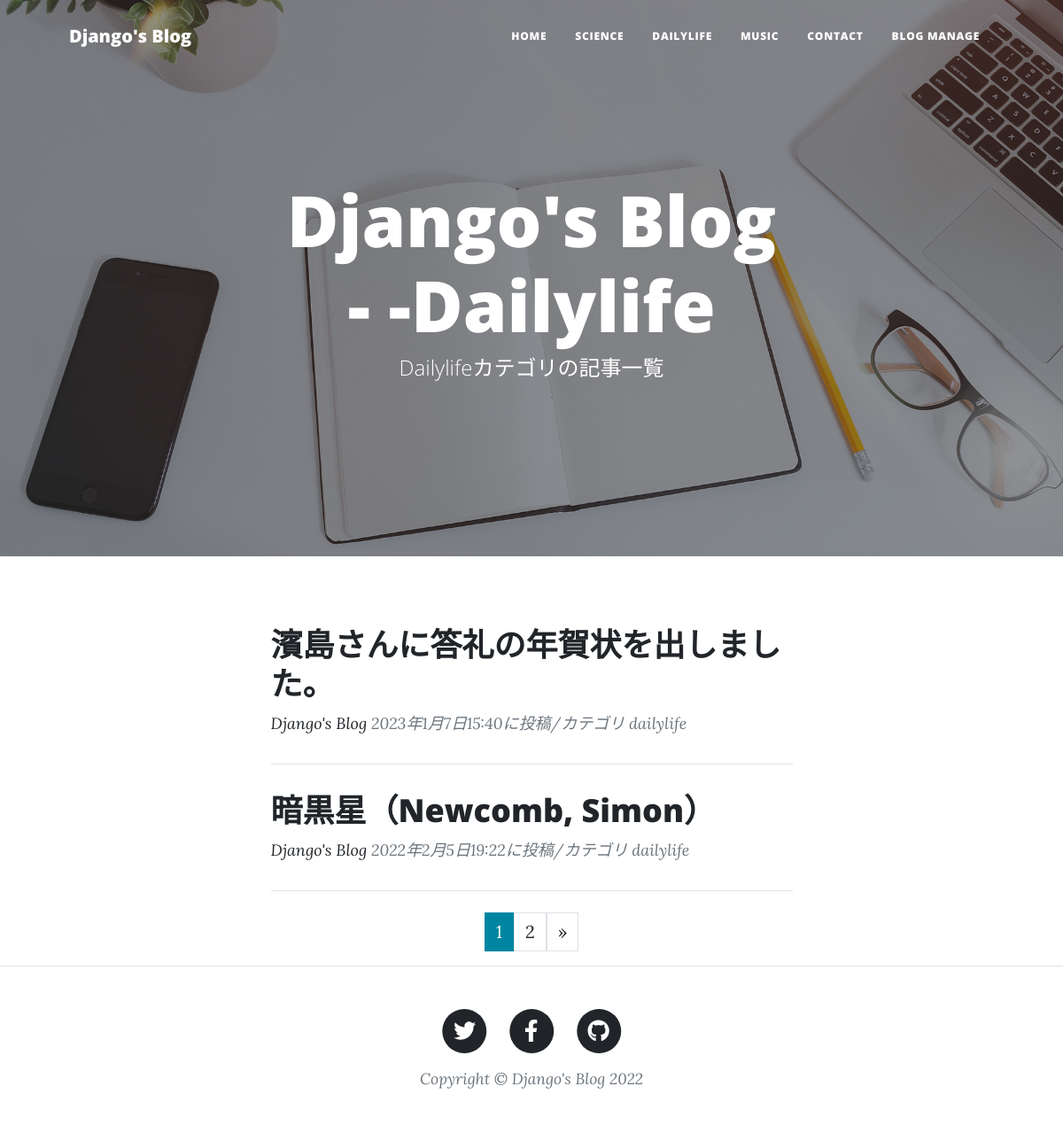
/dailylife-list/, run on the app's committed database.
### blogapp/models.py (models this page shows, shortened)
class BlogPost(models.Model):
    CATEGORY = (
        ('science', '科学のこと'),
        ('dailylife', '日常のこと'),
        ('music', '音楽のこと'),
    )
    title = models.CharField(
        verbose_name='タイトル',
        max_length=200
    )
    content = models.TextField(
        verbose_name='本文'
    )
    posted_at = models.DateTimeField(
        verbose_name='投稿日時',
        auto_now_add=True
    )
    category = models.CharField(
        verbose_name='カテゴリー',
        max_length=50,
        choices=CATEGORY
    )

### blogapp/views.py (the view)
# urls.py: path('dailylife-list/', views.DailylifeView.as_view(), name='dailylife_list'),
class DailylifeView(ListView):
    template_name = 'dailylife_list.html'
    model = BlogPost
    context_object_name = 'dailylife_records'
    queryset = BlogPost.objects.filter(category='dailylife').order_by('-posted_at')
    paginate_by = 2

### blogapp/templates/dailylife_list.html (shortened to what this page needs)
{% extends 'base.html' %}
{% load static %}
{% block header %}
<header class="masthead" style="background-image: url({% static 'assets/img/home-bg.jpg' %})">
    <div class="container position-relative px-4 px-lg-5">
        <div class="row gx-4 gx-lg-5 justify-content-center">
            <div class="col-md-10 col-lg-8 col-xl-7">
                <div class="site-heading">
                    <h1>Django's Blog - -Dailylife</h1>
                    <span class="subheading">Dailylifeカテゴリの記事一覧</span>
                </div>
            </div>
        </div>
    </div>
</header>
{% endblock %}
{% block contents %}
<div class="container px-4 px-lg-5">
    <div class="row gx-4 gx-lg-5 justify-content-center">
        <div class="col-md-10 col-lg-8 col-xl-7">
            {% for record in dailylife_records %}
            <div class="post-preview">
                <a href={% url 'blogapp:blog_detail' record.pk %}>
                    <h2 class="post-title">{{ record.title }}</h2>
                <p class="post-meta">
                    <a href="#">Django's Blog</a>
                    {{ record.posted_at }}に投稿/カテゴリ
                    {{ record.category }}
                </p>
            </div>
            <hr class="my-4" />
            {% endfor %}
            {% include "pagination.html" %}
        </div>
    </div>
</div>
{% endblock %}

### data on the page
BlogPost: title "濱島さんに答礼の年賀状を出しました。", posted_at "2023年1月7日15:40", category "dailylife"
BlogPost: title "暗黒星（Newcomb, Simon）", posted_at "2022年2月5日19:22", category "dailylife"

### other printed values
{{ num }} "1"
{{ num }} "2"
